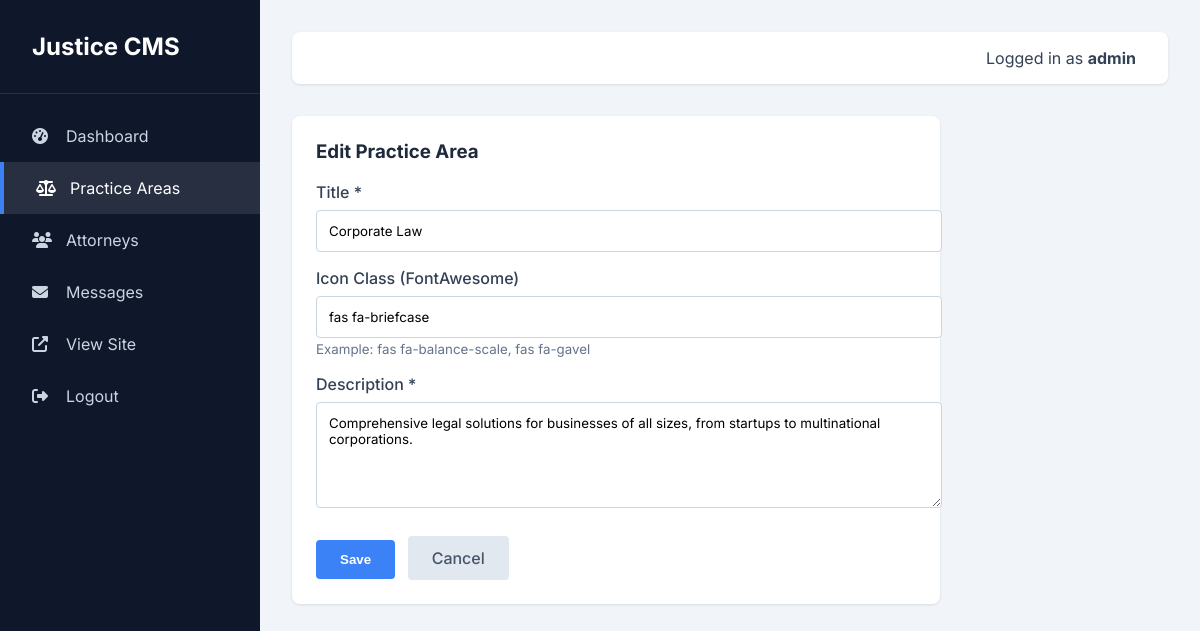
The page /admin/practice_areas.php?action=edit&id=1 (signed in) on the database its author committed.
### tables this page shows
CREATE TABLE IF NOT EXISTS practice_areas (
    id INT AUTO_INCREMENT PRIMARY KEY,
    title VARCHAR(100) NOT NULL,
    description TEXT,
    icon VARCHAR(50) DEFAULT 'fas fa-balance-scale',
    created_at TIMESTAMP DEFAULT CURRENT_TIMESTAMP
);

### admin/practice_areas.php (the view, shortened to what this page needs)
<?php
require_once 'includes/admin_header.php';
$action = $_GET['action'] ?? 'list';
?>
<?php if ($action === 'add' || $action === 'edit'): ?>
    <?php
    $item = ['id' => '', 'title' => '', 'description' => '', 'icon' => 'fas fa-balance-scale'];
    if ($action === 'edit' && isset($_GET['id'])) {
        $stmt = $pdo->prepare("SELECT * FROM practice_areas WHERE id = ?");
        $stmt->execute([(int)$_GET['id']]);
        $fetched = $stmt->fetch();
        if ($fetched) $item = $fetched;
    }
    ?>
    <div class="card" style="max-width: 600px;">
        <h3 style="margin-top: 0; color: var(--admin-primary);"><?= $action === 'add' ? 'Add' : 'Edit' ?> Practice Area</h3>
        <form method="POST" action="practice_areas.php?action=<?= $action ?>">
            <div style="margin-bottom: 1rem;">
                <label style="display: block; margin-bottom: 0.5rem; font-weight: 500;">Title *</label>
                <input type="text" name="title" value="<?= htmlspecialchars($item['title']) ?>" required style="width: 100%; padding: 0.75rem; border: 1px solid #cbd5e1; border-radius: 4px; font-family: inherit;">
            </div>
            <div style="margin-bottom: 1rem;">
                <label style="display: block; margin-bottom: 0.5rem; font-weight: 500;">Icon Class (FontAwesome)</label>
                <input type="text" name="icon" value="<?= htmlspecialchars($item['icon']) ?>" style="width: 100%; padding: 0.75rem; border: 1px solid #cbd5e1; border-radius: 4px; font-family: inherit;">
                <small style="color: #64748b;">Example: fas fa-balance-scale, fas fa-gavel</small>
            </div>
            <div style="margin-bottom: 1.5rem;">
                <label style="display: block; margin-bottom: 0.5rem; font-weight: 500;">Description *</label>
                <textarea name="description" rows="5" required style="width: 100%; padding: 0.75rem; border: 1px solid #cbd5e1; border-radius: 4px; font-family: inherit; resize: vertical;"><?= htmlspecialchars($item['description']) ?></textarea>
            </div>
            <div>
                <button type="submit" style="padding: 0.75rem 1.5rem; background-color: var(--admin-accent); color: white; border: none; border-radius: 4px; font-weight: 600; cursor: pointer;">Save</button>
                <a href="practice_areas.php" style="padding: 0.75rem 1.5rem; background-color: #e2e8f0; color: #475569; text-decoration: none; border-radius: 4px; margin-left: 0.5rem; font-weight: 500; display: inline-block;">Cancel</a>
            </div>
        </form>
    </div>
<?php endif; ?>
<?php require_once 'includes/admin_footer.php'; ?>

### assets/css/admin.css (style rules this page uses)
:root { --admin-primary: #1e293b; --admin-sidebar: #0f172a; --admin-bg: #f1f5f9; --admin-text: #334155; --admin-accent: #3b82f6; --admin-success: #10b981; --admin-danger: #ef4444; }
body { background-color: var(--admin-bg); margin: 0; font-family: 'Inter', sans-serif; color: var(--admin-text); }
.card { background: white; border-radius: 8px; padding: 1.5rem; box-shadow: 0 1px 3px rgba(0,0,0,0.1); margin-bottom: 1.5rem; }

### rows shown on the page
practice_areas: title "Corporate Law", icon "fas fa-briefcase", description "Comprehensive legal solutions for businesses of all sizes, from startups to multinational corporations."

### other values the page prints
$_SESSION['admin_username'] "admin"
